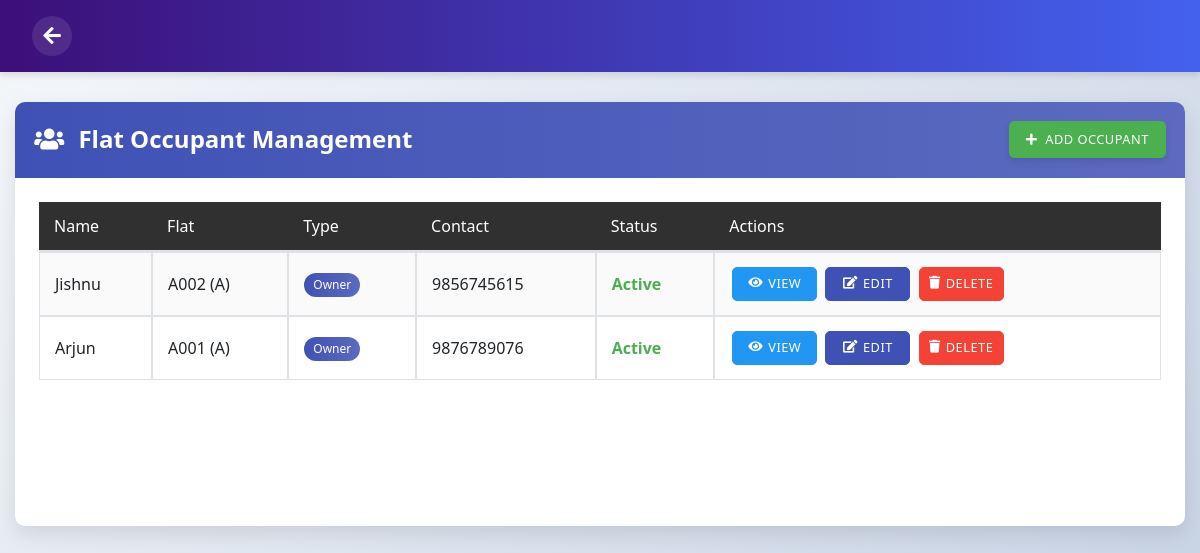
Page /admin_flat_occupant_list/ on the committed database.
### app/models.py (models this page shows, shortened)
class FlatOccupant(models.Model):
    OCCUPANT_TYPE_CHOICES = [
        ('Owner', 'Owner'),
        ('Tenant', 'Tenant'),
    ]
    flat = models.ForeignKey(Flat, on_delete=models.CASCADE, related_name="occupant")
    full_name = models.CharField(max_length=100)
    contact_number = models.CharField(max_length=15)
    email = models.EmailField(unique=True, blank=True, null=True)
    username = models.CharField(max_length=50, unique=True)
    password = models.CharField(max_length=255)
    date_of_birth = models.DateField()
    gender = models.CharField(max_length=10, choices=[('Male', 'Male'), ('Female', 'Female'), ('Other', 'Other')])
    occupant_type = models.CharField(max_length=10, choices=OCCUPANT_TYPE_CHOICES)
    move_in_date = models.DateField()
    move_out_date = models.DateField(blank=True, null=True)
    id_proof = models.ImageField(upload_to='id_proofs/', blank=True, null=True)
    emergency_contact_name = models.CharField(max_length=100)
    emergency_contact_number = models.CharField(max_length=15)
    is_active = models.BooleanField(default=True)
    created_at = models.DateTimeField(auto_now_add=True)
    updated_at = models.DateTimeField(auto_now=True)

class Flat(models.Model):
    flat_number = models.CharField(max_length=20, unique=True)
    floor = models.IntegerField()
    block = models.CharField(max_length=10, blank=True, null=True)
    square_footage = models.PositiveIntegerField(blank=True, null=True)
    bedrooms = models.PositiveIntegerField(default=1)
    is_occupied = models.BooleanField(default=False)
    created_at = models.DateTimeField(auto_now_add=True)
    updated_at = models.DateTimeField(auto_now=True)
    class Meta:
        ordering = ['block', 'floor', 'flat_number']

### app/views.py (the view)
# urls.py: path('admin_flat_occupant_list/', views.admin_flat_occupant_list, name='admin_flat_occupant_list'),
def admin_flat_occupant_list(request):
    occupants = FlatOccupant.objects.all().order_by('-created_at')
    flats = Flat.objects.all()  # Add this line
    return render(request, 'admin_flat_occupant_list.html', {
        'occupants': occupants,
        'flats': flats  # Add this line
    })

### app/templates/admin_flat_occupant_list.html (shortened to what this page needs)
{% load static %}
<!DOCTYPE html>
<html lang="en">
<head>
    <link rel="stylesheet" href="https://cdnjs.cloudflare.com/ajax/libs/bootstrap/4.6.0/css/bootstrap.min.css">
    <link rel="stylesheet" href="https://cdnjs.cloudflare.com/ajax/libs/font-awesome/5.15.4/css/all.min.css">
    <link rel="stylesheet" href="https://cdnjs.cloudflare.com/ajax/libs/datatables/1.10.21/css/dataTables.bootstrap4.min.css">
</head>
<body>
    <nav class="navbar">
        <a href="/admin_home/" class="back-btn">
            <i class="fas fa-arrow-left"></i>
        </a>
    </nav>
    <div class="container-fluid">
        <div class="row">
            <div class="col-12">
                <div class="card">
                    <div class="card-header">
                        <h4 class="card-title">
                            <i class="fas fa-users mr-2"></i>
                            Flat Occupant Management
                        </h4>
                        <div class="header-actions">
                            <a href="{% url 'admin_add_flat_occupant' %}" class="btn btn-success add-btn">
                                <i class="fas fa-plus mr-1"></i> Add Occupant
                            </a>
                        </div>
                    </div>
                    <div class="card-body">
                        <div class="table-responsive">
                            <table class="table table-striped table-bordered">
                                <thead>
                                    <tr>
                                        <th>Name</th>
                                        <th>Flat</th>
                                        <th>Type</th>
                                        <th>Contact</th>
                                        <th>Status</th>
                                        <th>Actions</th>
                                    </tr>
                                </thead>
                                <tbody>
                                    {% for occupant in occupants %}
                                    <tr>
                                        <td>{{ occupant.full_name }}</td>
                                        <td>{{ occupant.flat.flat_number }} ({{ occupant.flat.block }})</td>
                                        <td>
                                            <span class="badge badge-{{ occupant.occupant_type|lower }}">
                                                {{ occupant.occupant_type }}
                                            </span>
                                        </td>
                                        <td>{{ occupant.contact_number }}</td>
                                        <td>
                                            {% if occupant.is_active %}
                                                <span class="status-active">Active</span>
                                            {% else %}
                                                <span class="status-inactive">Inactive</span>
                                            {% endif %}
                                        </td>
                                        <td>
                                            <button type="button" class="btn btn-info btn-sm action-btn" data-toggle="modal" data-target="#detailModal{{ occupant.id }}">
                                                <i class="fas fa-eye"></i> View
                                            </button>
                                            <button type="button" class="btn btn-primary btn-sm action-btn" data-toggle="modal" data-target="#editModal{{ occupant.id }}">
                                                <i class="fas fa-edit"></i> Edit
                                            </button>
                                            <button type="button" class="btn btn-danger btn-sm action-btn" data-toggle="modal" data-target="#deleteModal{{ occupant.id }}">
                                                <i class="fas fa-trash"></i> Delete
                                            </button>
                                        </td>
                                    </tr>
                                    {% endfor %}
                                </tbody>
                            </table>
                        </div>
                    </div>
                </div>
            </div>
        </div>
    </div>
</body>
</html>

### app/templates/admin_flat_occupant_list.html (style rules this page uses)
:root { --primary-color: #3f51b5; --secondary-color: #ff4081; --dark-color: #303030; --light-color: #f5f5f5; --success-color: #4caf50; --danger-color: #f44336; }
body { background: linear-gradient(135deg, #f5f7fa 0%, #c3cfe2 100%); font-family: 'Segoe UI', Tahoma, Geneva, Verdana, sans-serif; min-height: 100vh; padding-bottom: 50px; }
.card { border-radius: 10px; box-shadow: 0 8px 20px rgba(0, 0, 0, 0.1); overflow: hidden; margin-top: 30px; border: none; transition: transform 0.3s ease; }
.card-header { background: linear-gradient(to right, var(--primary-color), #5c6bc0); color: white; border-bottom: none; padding: 1.2rem; display: flex; justify-content: space-between; align-items: center; }
.card-title { margin-bottom: 0; font-weight: 600; }
.card-body { padding: 1.5rem; }
.table { border-collapse: separate; border-spacing: 0; }
.table th { background-color: var(--dark-color); color: white; font-weight: 500; border: none; }
.table-striped tbody tr:nth-of-type(odd) { background-color: rgba(0, 0, 0, 0.02); }
.table td, .table th { vertical-align: middle; padding: 12px 15px; }
.btn { border-radius: 5px; font-weight: 500; text-transform: uppercase; font-size: 0.8rem; letter-spacing: 0.5px; transition: all 0.3s; padding: 0.5rem 1rem; }
.btn-primary { background-color: var(--primary-color); border-color: var(--primary-color); }
.btn-info { background-color: #2196F3; border-color: #2196F3; }
.btn-danger { background-color: var(--danger-color); border-color: var(--danger-color); }
.btn-sm { padding: 0.4rem 0.8rem; }
.action-btn { width: 85px; margin: 2px; display: inline-flex; align-items: center; justify-content: center; }
.action-btn i { margin-right: 5px; }
.badge { padding: 0.5em 0.75em; font-weight: 500; border-radius: 30px; }
.badge-owner { background: linear-gradient(to right, #3f51b5, #5c6bc0); color: white; }
.navbar { background: linear-gradient(to right, #3c0f78, #4361ee); box-shadow: 0 4px 6px rgba(0, 0, 0, 0.1); padding: 1rem 2rem; position: sticky; top: 0; z-index: 100; display: flex; align-items: center; }
.back-btn { color: white; font-size: 1.25rem; text-decoration: none !important; display: inline-flex; align-items: center; justify-content: center; transition: transform 0.3s ease, background-color 0.3s ease; margin-right: 1rem; background-color: rgba(255, 255, 255, 0.1); padding: 0.5rem; border-radius: 50%; width: 40px; height: 40px; }
.add-btn { background-color: var(--success-color); border-color: var(--success-color); margin-left: 10px; box-shadow: 0 4px 6px rgba(0, 0, 0, 0.1); transition: all 0.3s ease; }
.header-actions { display: flex; align-items: center; }
.status-active { color: var(--success-color); font-weight: 600; }
.table-responsive { overflow-x: auto; min-height: 300px; }

### rows in the picture
FlatOccupant: full_name "Jishnu", flat.flat_number "A002", flat.block "A", occupant_type "Owner", contact_number "9856745615", is_active "Active"
FlatOccupant: full_name "Arjun", flat.flat_number "A001", flat.block "A", occupant_type "Owner", contact_number "9876789076", is_active "Active"
